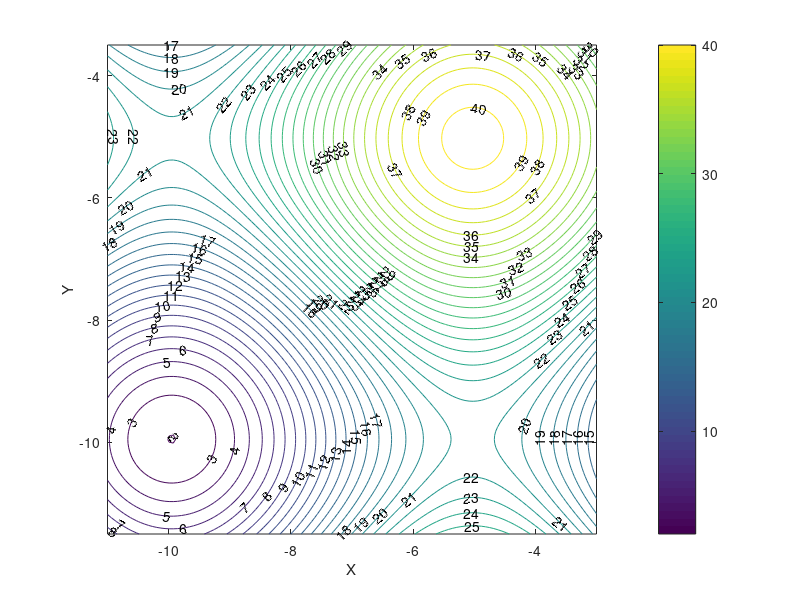

Write MATLAB code to recreate this figure. (Note: this script raises an error after producing the figure.)
%% use different descent algorithms
clear
clc
format long
%% Choose point
x_1 = [7.5,9];
x_2 = [-7,-7.5];

x_0 = x_2;
%x_0 = x_2;
%% plot surf and contour
x1 = linspace(x_0(1)-4,x_0(1)+4,120);
x2 = linspace(x_0(2)-4,x_0(2)+4,120);
[XX1,XX2]=meshgrid(x1,x2);
Z = 20+(XX1./10).^2+(XX2./10).^2 - 10*(cos(2*pi*XX1/10) +cos(2*pi*XX2/10));
figure(1)
zmin = floor(min(Z(:)));
zmax = ceil(max(Z(:)));
zinc = (zmax - zmin) / 40;
zlevs = zmin:zinc:zmax;
contour(XX1,XX2,Z,zlevs,'ShowText','on')
xlabel('X')
ylabel('Y')
axis image
colorbar
f = rastrigins(x_0);
df = rastriginsgrad(x_0);
d = -df;
x = x_0;

%% Steepest Descent
if 0
    track = zeros(2,1001);
for i = 1:1:1000
    alpha = goldAlpha(x,d);
    track(:,i) = x;
    x = x + alpha.*d;
    d = -rastriginsgrad(x);
    if norm(x'-track(:,i))/max(1,norm(track(:,i)))<0.0005
        track(:,i+1)=x;
        break
    end
end
trace = track(:,1:i+1);
figure(1)
hold on
plot(trace(1,:),trace(2,:),'k*-')
hold off
trace(:,end)
finish = rastrigins(x)
end
%% Conjugate Gradient Descent
if 0
track = zeros(2,1001);

for i = 1:1:1000
    if i>1
        beta = max(0,df*(df+d)'/(d*d'));
        d = -df + beta*d;
    end
    alpha = goldAlpha(x,d);
    track(:,i) = x;
    x = x + alpha.*d;
    df = rastriginsgrad(x);
    if norm(x'-track(:,i))/max(1,norm(track(:,i)))<0.0001
        track(:,i+1)=x;
        break
    end
end
trace = track(:,1:i+1);
figure(1)
hold on
plot(trace(1,:),trace(2,:),'k*-')
hold off
trace(:,end)
finish = rastrigins(x)
end

%% Rank One
if 0
track = zeros(2,1001);
H = eye(2);
D = -H*df';
for i = 1:1:1000
    if i>1
        H = H + nume/denom;
        D = -H*df';
    end
    alpha = goldAlpha(x,D');
    track(:,i) = x;
    x = x + alpha.*D';
    df_old = df;
    df = rastriginsgrad(x);
    delta_x = alpha.*D';
    delta_g = df-df_old;
    nume = (delta_x  - (H*delta_g')')'*(delta_x  - (H*delta_g')');
    denom = dot((delta_x - (H*delta_g')'),delta_g');
    if norm(x'-track(:,i))/max(1,norm(track(:,i)))<0.00000001
        track(:,i+1)=x;
        break
    end
end
trace = track(:,1:i+1);
figure(1)
hold on
plot(trace(1,:),trace(2,:),'k*-')
hold off
trace(:,end)
finish = rastrigins(x)
end


%% DFP

if 0
track = zeros(2,1001);
H = eye(2);
D = -H*df';
for i = 1:1:1000
    if i>1
        H = H + termX - termG;
        D = -H*df';
    end
    alpha = goldAlpha(x,D');
    track(:,i) = x;
    x = x + alpha.*D';
    df_old = df;
    df = rastriginsgrad(x);
    delta_x = alpha.*D';
    delta_g = df-df_old;
    termX = (delta_x'*delta_x)./(delta_x*delta_g');
    termG = ((H*delta_g')*(H*delta_g')')./(delta_g*H*delta_g');
    if norm(x'-track(:,i))/max(1,norm(track(:,i)))<0.00000001
        track(:,i+1)=x;
        break
    end
end
trace = track(:,1:i+1);
figure(1)
hold on
plot(trace(1,:),trace(2,:),'k*-')
hold off
trace(:,end)
finish = rastrigins(x)
end

%% BFGS

if 1
track = zeros(2,1001);
H = eye(2);
D = -H*df';
for i = 1:1:1000
    if i>1
        H = H + BFGS;
        D = -H*df';
    end
    alpha = goldAlpha(x,D');
    track(:,i) = x;
    x = x + alpha.*D';
    df_old = df;
    df = rastriginsgrad(x);
    delta_x = alpha.*D';
    delta_g = df-df_old;
    termA = (1+(delta_g*H*delta_g')/(delta_g*delta_x'))*...
        (delta_x'*delta_x)./(delta_x*delta_g');
    termB = ((H*delta_g')*delta_x+((H*delta_g')*delta_x)')./...
        (delta_g*delta_x');
    BFGS = termA - termB;
    if norm(x'-track(:,i))/max(1,norm(track(:,i)))<0.00000001
        track(:,i+1)=x;
        break
    end
end
trace = track(:,1:i+1);
figure(1)
hold on
plot(trace(1,:),trace(2,:),'k*-')
hold off
trace(:,end)
finish = rastrigins(x)
end

